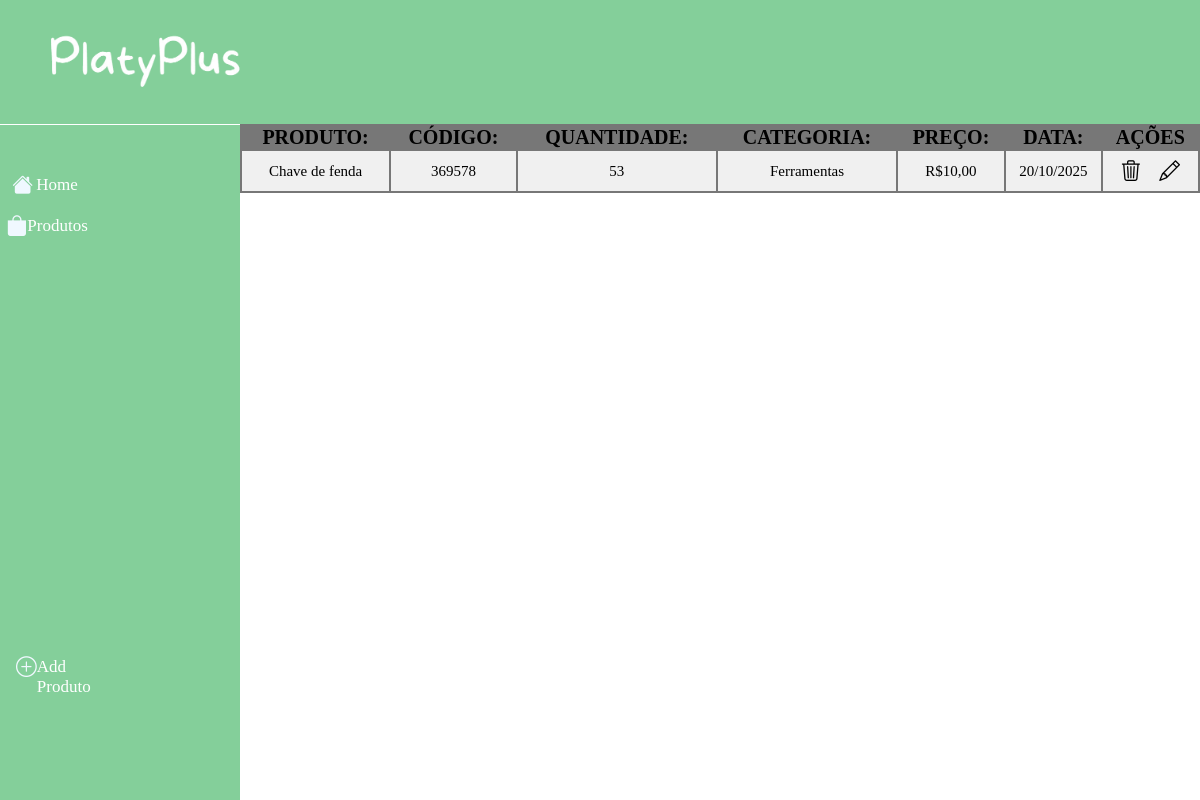
Page /estoque on the earlier database version.
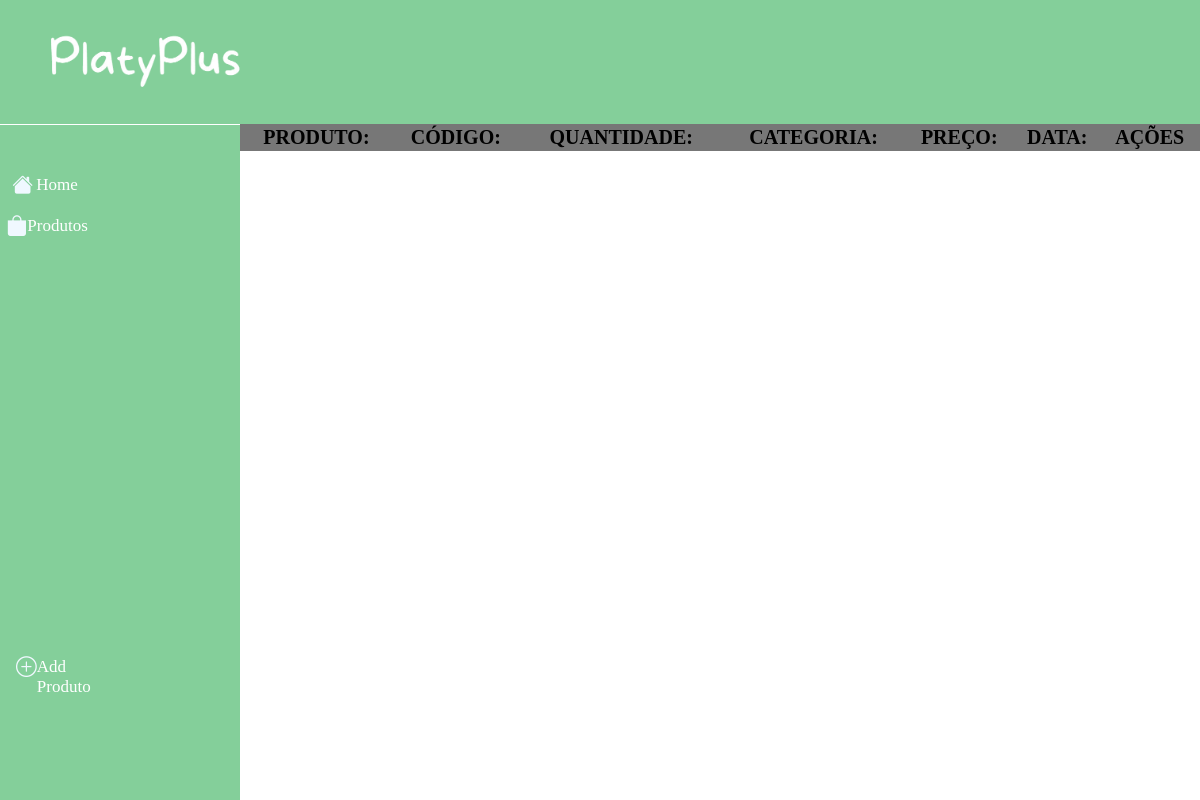
Same page on the later database version.
### models.py (models this page shows, shortened)
class Produto(Base):
    __tablename__ = 'produtos'
    produto_id = Column(Integer, primary_key=True, unique=True)
    nome_produto = Column(String(80), nullable=False, index=True)
    quantidade_produto = Column(Integer, nullable=False, index=True)
    codigo_produto = Column(String(40), nullable=False, index=True)
    categoria_produto = Column(String(40), nullable=False, index=True)
    preco_produto = Column(String(40), nullable=False, index=True)
    validade_produto = Column(String(10), nullable=False, index=True)
    def serialize_produto(self):
        dados_produto = {
            "produto_id": self.produto_id,
            "nome_produto": self.nome_produto,
            "quantidade_produto": self.quantidade_produto,
            "codigo_produto": self.codigo_produto,
            "categoria_produto": self.categoria_produto,
            "preco_produto": self.preco_produto,
            "validade_produto": self.validade_produto
        }
        return dados_produto

### app.py (the view)
@app.route('/estoque')
def listar_estoque():
    estoque_produtos = select(Produto).select_from(Produto)
    estoque_produtos = db_session.execute(estoque_produtos).scalars()
    estoqueProduto = []
    for produto in estoque_produtos:
        estoqueProduto.append(produto.serialize_produto())
    print(estoqueProduto)
    return render_template('estoque.html', var_produtos=estoqueProduto)

### templates/estoque.html (shortened to what this page needs)
<!DOCTYPE html>
<html lang="pt-br">
<head>
    <link rel="stylesheet" href="/static/estoque.css">
    <body>
        <div class="container">
            <header>
                <div class="logo">
                    <img src="/static/img/PlatyPlusWhite.png" alt="">
                </div>
            </header>
            <nav>
                <div class="home">
                    <a href="{{ url_for('inicial') }}">
                        <i class="bi bi-house-fill"></i>
                        <p>Home</p>
                    </a>
                </div>
                <div class="list">
                    <a href="{{ url_for('lista') }}">
                        <i class="bi bi-bag-fill"></i>
                        <p>Produtos</p>
                    </a>
                </div>
                <div class="add">
                    <a href="{{ url_for('cadastrar_produto') }}">
                        <i class="bi bi-plus-circle"></i>
                        <p>Add Produto</p>
                    </a>
                </div>
            </nav>
            <main>
                <table>
                    <thead>
                    <tr>
                        <th>PRODUTO:</th>
                        <th>CÓDIGO:</th>
                        <th>QUANTIDADE:</th>
                        <th>CATEGORIA:</th>
                        <th>PREÇO:</th>
                        <th>DATA:</th>
                        <th>AÇÕES</th>
                    </tr>
                    <tbody>
                {% for produto in var_produtos %}
                    <tr>
                        <td>{{ produto.nome_produto }}</td>
                        <td>{{ produto.codigo_produto }}</td>
                        <td>{{ produto.quantidade_produto }}</td>
                        <td>{{ produto.categoria_produto }}</td>
                        <td>{{ produto.preco_produto }}</td>
                        <td>{{ produto.validade_produto }}</td>
                        <td class="actions">
                            <a href="{{ url_for('deletarProduto', id=produto.produto_id) }}"><i class="bi bi-trash3"></i></a>
                            <a href="{{ url_for('editarProduto', id=produto.produto_id) }}"><i class="bi bi-pencil"></i></a>
                        </td>
                {% endfor %}
                </tr>
                </tbody>
                </table>
            </main>
        </div>
    </body>
</html>

Differences in the rows shown:
removed Produto: nome_produto "Chave de fenda", codigo_produto "369578", quantidade_produto "53", categoria_produto "Ferramentas", preco_produto "R$10,00", validade_produto "20/10/2025"
